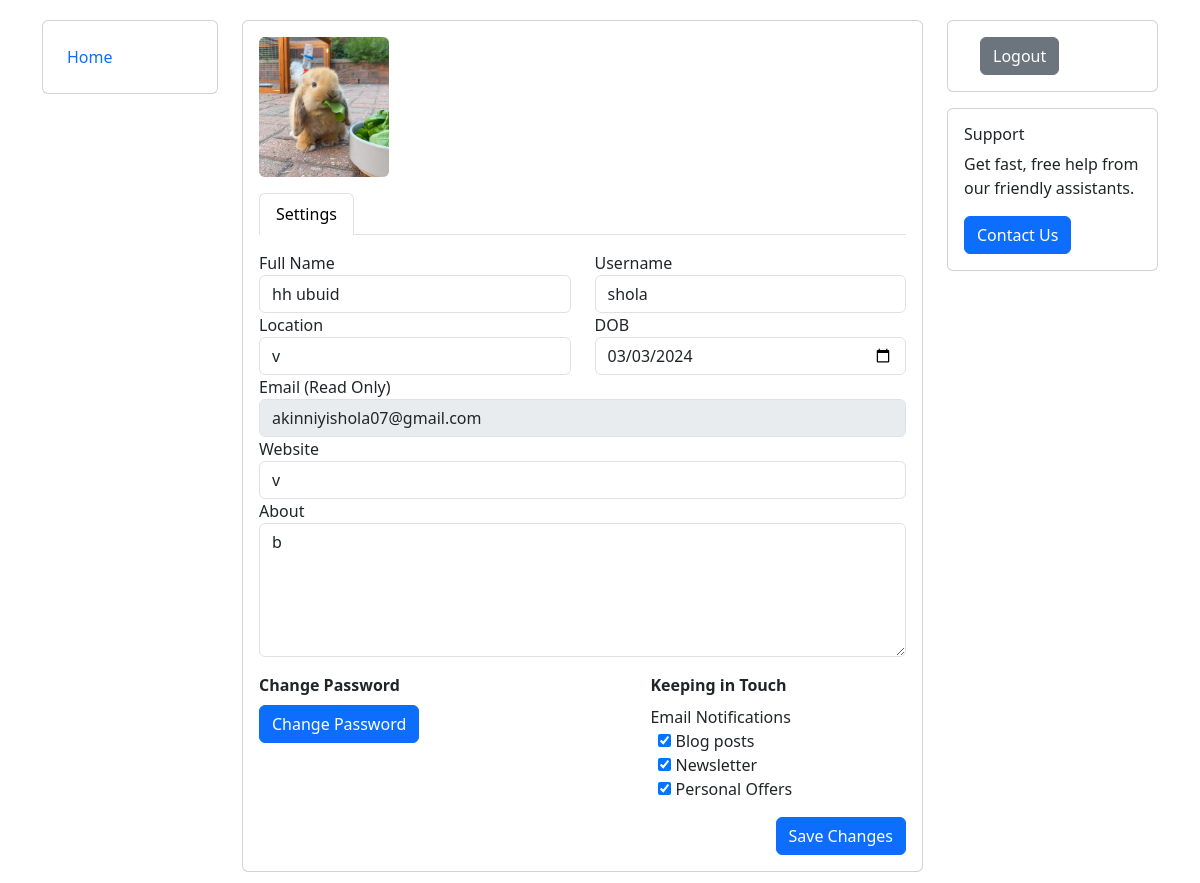
/edit_profile/ (signed in), run on the app's committed database.
### blog/models.py (models this page shows, shortened)
class Profile(models.Model):
    user = models.OneToOneField(User, on_delete=models.CASCADE)
    bio = models.TextField(null=True, blank=True)
    dob = models.DateField(null=True, blank=True)
    profile_img =  models.ImageField( upload_to='profile_images', default='default.jpg')
    location = models.CharField(null=True, blank=True, max_length=100)
    website = models.CharField(null=True, blank=True,max_length=100)
    about = models.TextField(null=True, blank=True)
    followers = models.ManyToManyField('self', symmetrical=False, related_name='following')

### blog/views.py (the view, shortened to what this page needs)
# urls.py: path("edit_profile/", views.edit_profile , name="edit_profile-page"),
@login_required(login_url="signin-page")
def edit_profile(request):
    user_object = User.objects.get(username=request.user)
    currently_user = Profile.objects.get(user=user_object)
    context = {"currently_user": currently_user}
    return render(request, "edit_profile.html", context)

### templates/edit_profile.html (shortened to what this page needs)
{% load static %}
<!DOCTYPE html>
<html lang="en">
  <head>
    <link
      href="https://cdn.jsdelivr.net/npm/bootstrap@5.3.2/dist/css/bootstrap.min.css"
      rel="stylesheet"
    />
    <link rel="stylesheet" href="{% static 'css/editprofile.css' %}" />
  </head>
  <body>
    <div class="container">
      <div class="row flex-lg-nowrap">
        <div class="col-12 col-lg-auto mb-3" style="width: 200px">
          <div class="card p-3">
            <div class="e-navlist--active-bg">
              <ul class="nav">
                <li class="nav-item">
                  <a class="nav-link px-2 active" href="#"
                    ><span>Home</span></a
                  >
                </li>
              </ul>
            </div>
          </div>
        </div>
        <div class="col">
          <div class="row">
            <div class="col mb-3">
              <div class="card">
                <div class="card-body">
                  <div class="e-profile">
                    <div class="row">
                      <div class="col-12 col-sm-auto mb-3">
                        <div class="mx-auto" style="width: 140px">
                          <div
                            class="d-flex justify-content-center align-items-center rounded"
                            style="
                              height: 140px;
                              overflow: hidden;
                              width: 130px;
                              background-color: rgb(233, 236, 239);
                            "
                          >
                            <span
                              style="
                                color: rgb(166, 168, 170);
                                font: bold 8pt Arial;
                                overflow: hidden;
                              "
                            >
                              <img
                                style="
                                  width: 100%;
                                  object-fit: cover;
                                  object-position: center;
                                "
                                src="{{ currently_user.profile_img.url }}"
                                alt="unavailable"
                              />
                            </span>
                          </div>
                        </div>
                      </div>
                      <div
                        class="col d-flex flex-column flex-sm-row justify-content-between mb-3"
                      >
                      </div>
                    </div>
                    <ul class="nav nav-tabs">
                      <li class="nav-item">
                        <a href="" class="active nav-link">Settings</a>
                      </li>
                    </ul>
                    <div class="tab-content pt-3">
                      <div class="tab-pane active">
                        <form action="" method="post" class="form" novalidate>
                          <div class="row">
                            <div class="col">
                              <div class="row">
                                <div class="col">
                                  <div class="form-group">
                                    <label>Full Name</label>
                                    <input
                                      class="form-control"
                                      type="text"
                                      name="name"
                                      placeholder="John Smith"
                                      value="{{currently_user.user.first_name}}"
                                    />
                                  </div>
                                </div>
                                <div class="col">
                                  <div class="form-group">
                                    <label>Username</label>
                                    <input
                                      class="form-control"
                                      type="text"
                                      name="username"
                                      placeholder="Username"
                                      value="{{currently_user.user.username}}"
                                    />
                                  </div>
                                </div>
                              </div>
                              <div class="row">
                                <div class="col">
                                  <div class="form-group">
                                    <label>Location</label>
                                    <input
                                      class="form-control"
                                      type="text"
                                      name="location"
                                      placeholder="State, Country"
                                      value="{{ currently_user.location }}"
                                    />
                                  </div>
                                </div>
                                <div class="col">
                                  <div class="form-group">
                                    <label>DOB</label>
                                    <input
                                      class="form-control"
                                      type="date"
                                      value="{{ currently_user.dob|date:'Y-m-d' }}"
                                      name="dob"
                                    />
                                  </div>
                                </div>
                              </div>
                              <div class="row">
                                <div class="col">
                                  <div class="form-group">
                                    <label>Email (Read Only)</label>
                                    <input
                                      class="form-control"
                                      type="text"
                                      disabled
                                      value="{{currently_user.user.email}}"
                                      placeholder="user@example.com"
                                      name="email"
                                    />
                                  </div>
                                </div>
                              </div>
                              <div class="row">
                                <div class="col">
                                  <div class="form-group">
                                    <label>Website</label>
                                    <input
                                      class="form-control"
                                      type="text"
                                      value="{{currently_user.website}}"
                                      placeholder="www.xyx.com"
                                      name="Website"
                                    />
                                  </div>
                                </div>
                              </div>
                              <div class="row">
                                <div class="col mb-3">
                                  <div class="form-group">
                                    <label>About</label>
                                    <textarea
                                      class="form-control"
                                      rows="5"
                                      name="bio"
                                      placeholder="My Bio"
                                    >
{{currently_user.bio}}</textarea
                                    >
                                  </div>
                                </div>
                              </div>
                            </div>
                          </div>
                          <div class="row">
                            <div class="col-12 col-sm-6 mb-3">
                              <div class="mb-2"><b>Change Password</b></div>
                              <div class="row">
                                <div class="col">
                                  <div class="form-group">
                                    <button
                                      class="btn btn-primary"
                                      type="/submit"
                                    >
                                      Change Password
                                    </button>
                                  </div>
                                </div>
                              </div>
                            </div>
                            <div class="col-12 col-sm-5 offset-sm-1 mb-3">
                              <div class="mb-2"><b>Keeping in Touch</b></div>
                              <div class="row">
                                <div class="col">
                                  <label>Email Notifications</label>
                                  <div class="custom-controls-stacked px-2">
                                    <div class="custom-control custom-checkbox">
                                      <input
                                        type="checkbox"
                                        class="custom-control-input"
                                        id="notifications-blog"
                                        checked
                                      />
                                      <label
                                        class="custom-control-label"
                                        for="notifications-blog"
                                        >Blog posts</label
                                      >
                                    </div>
                                    <div class="custom-control custom-checkbox">
                                      <input
                                        type="checkbox"
                                        class="custom-control-input"
                                        id="notifications-news"
                                        checked
                                      />
                                      <label
                                        class="custom-control-label"
                                        for="notifications-news"
                                        >Newsletter</label
                                      >
                                    </div>
                                    <div class="custom-control custom-checkbox">
                                      <input
                                        type="checkbox"
                                        class="custom-control-input"
                                        id="notifications-offers"
                                        checked
                                      />
                                      <label
                                        class="custom-control-label"
                                        for="notifications-offers"
                                        >Personal Offers</label
                                      >
                                    </div>
                                  </div>
                                </div>
                              </div>
                            </div>
                          </div>
                          <div class="row">
                            <div class="col d-flex justify-content-end">
                              <button class="btn btn-primary" type="submit">
                                Save Changes
                              </button>
                            </div>
                          </div>
                        </form>
                      </div>
                    </div>
                  </div>
                </div>
              </div>
            </div>
            <div class="col-12 col-md-3 mb-3">
              <div class="card mb-3">
                <div class="card-body">
                  <div class="px-xl-3">
                    <button class="btn btn-block btn-secondary">
                      <span>Logout</span>
                    </button>
                  </div>
                </div>
              </div>
              <div class="card">
                <div class="card-body">
                  <h6 class="card-title font-weight-bold">Support</h6>
                  <p class="card-text">
                    Get fast, free help from our friendly assistants.
                  </p>
                  <button type="button" class="btn btn-primary">
                    Contact Us
                  </button>
                </div>
              </div>
            </div>
          </div>
        </div>
      </div>
    </div>
  </body>
</html>

### static/css/editprofile.css (style rules this page uses)
body { margin-top:20px; }

### data on the page
Profile: profile_img (picture), name "hh ubuid", username "shola", location "v", dob "03/03/2024", email "akinniyishola07@gmail.com", Website "v", bio "b"
